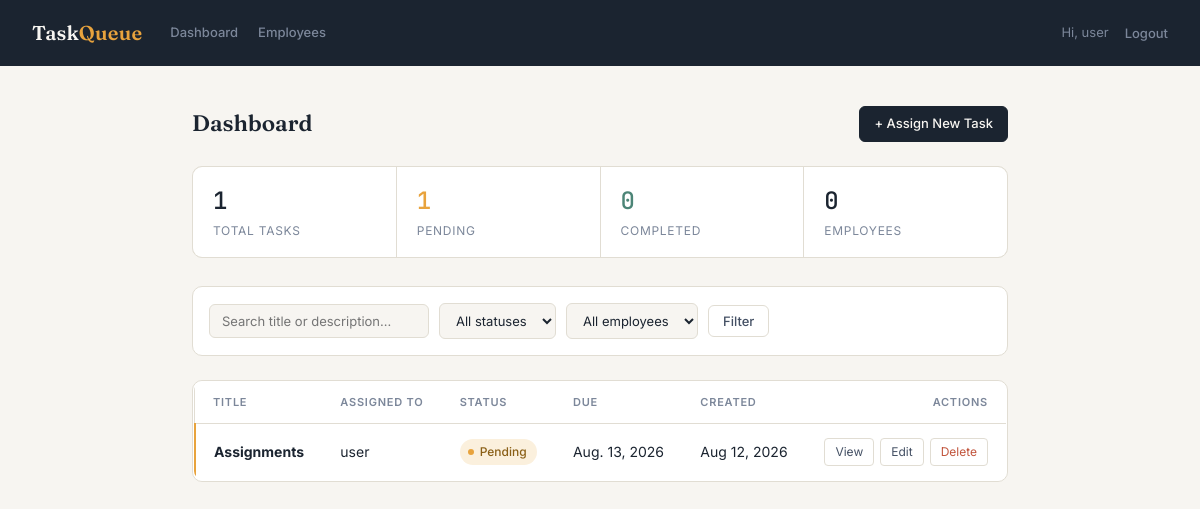
The page /manager/ (signed in) on the database as committed earlier.
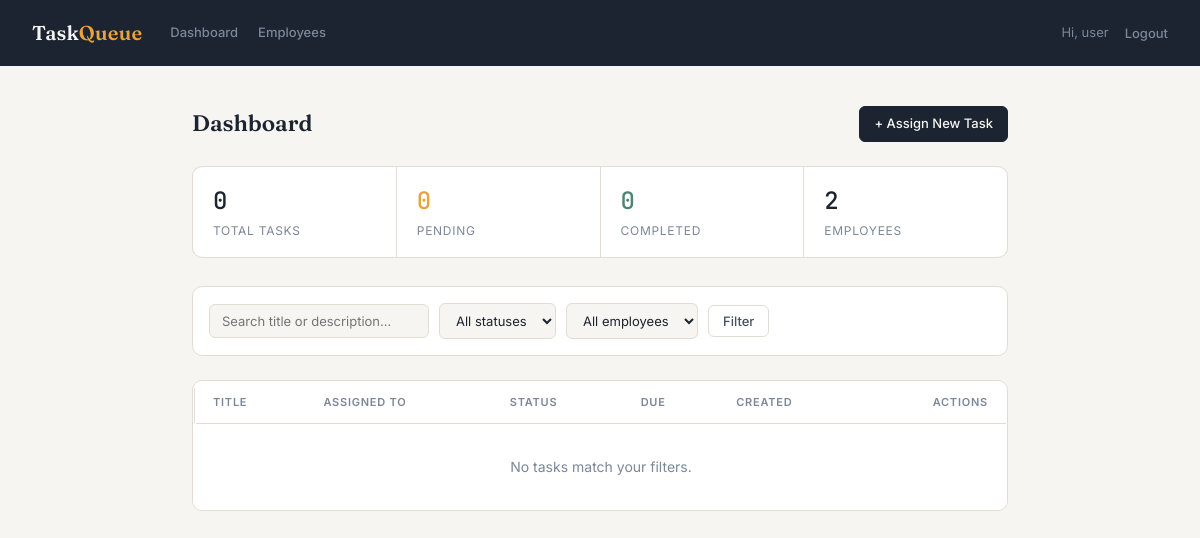
The same page on the database as committed later.
### Employee_Task_ToDo/models.py (models this page shows, shortened)
class Task(models.Model):
    STATUS_CHOICES = (
        ('pending', 'Pending'),
        ('in_progress', 'In Progress'),
        ('completed', 'Completed'),
    )
    title = models.CharField(max_length=200)
    description = models.TextField(blank=True)
    assigned_to = models.ForeignKey(User, related_name='tasks_assigned', on_delete=models.CASCADE)
    assigned_by = models.ForeignKey(User, related_name='tasks_created', on_delete=models.CASCADE)
    status = models.CharField(max_length=11, choices=STATUS_CHOICES, default='pending')
    due_date = models.DateField(null=True, blank=True)
    created_at = models.DateTimeField(auto_now_add=True)
    completed_at = models.DateTimeField(null=True, blank=True)

### Employee_Task_ToDo/manager_views.py (the view)
# urls.py: path('manager/', views.manager_dashboard, name='manager_dashboard'),
@manager_required
def manager_dashboard(request):
    all_tasks = Task.objects.all()
    tasks = Task.objects.select_related('assigned_to', 'assigned_by').all().order_by('-created_at')
    status = request.GET.get('status')
    employee_id = request.GET.get('Employee')
    search = request.GET.get('q')
    if status in ('pending', 'in_progress', 'completed'):
        tasks = tasks.filter(status=status)
    if employee_id:
        tasks = tasks.filter(assigned_to_id=employee_id)
    if search:
        tasks = tasks.filter(Q(title__icontains=search) | Q(description__icontains=search))
    employees = User.objects.filter(groups__name='Employee').order_by('username')
    context = {
        'total_tasks': all_tasks.count(),
        'pending_count': all_tasks.filter(status='pending').count(),
        'completed_count': all_tasks.filter(status='completed').count(),
        'employee_count': employees.count(),
        'tasks': tasks,
        'employees': employees,
        'current_status': status or '',
        'current_employee': employee_id or '',
        'search': search or '',
    }
    return render(request, 'manager/dashboard.html', context)

### templates/manager/dashboard.html (shortened to what this page needs)
{% extends 'manager/base_manager.html' %}
{% block content %}
<div class="dashboard-header">
  <h2>Dashboard</h2>
  <a href="{% url 'manager_task_create' %}" class="btn">+ Assign New Task</a>
</div>
<div class="summary">
  <div class="stat">
    <span class="num">{{ total_tasks }}</span>
    <span class="label">Total Tasks</span>
  </div>
  <div class="stat">
    <span class="num pending-num">{{ pending_count }}</span>
    <span class="label">Pending</span>
  </div>
  <div class="stat">
    <span class="num completed-num">{{ completed_count }}</span>
    <span class="label">Completed</span>
  </div>
  <div class="stat">
    <span class="num">{{ employee_count }}</span>
    <span class="label">Employees</span>
  </div>
</div>
<form method="get" class="filter-form">
  <input type="text" name="q" value="{{ search }}" placeholder="Search title or description...">
  <select name="status">
    <option value="">All statuses</option>
  </select>
  <select name="employee">
    <option value="">All employees</option>
  </select>
  <button class="btn btn-outline" type="submit">Filter</button>
</form>
<div class="table-container">
  <table>
    <thead>
      <tr>
        <th>Title</th>
        <th>Assigned To</th>
        <th>Status</th>
        <th>Due</th>
        <th>Created</th>
        <th style="text-align: right;">Actions</th>
      </tr>
    </thead>
    <tbody>
      {% for task in tasks %}
        <tr class="status-{{ task.status }}">
          <td><strong>{{ task.title }}</strong></td>
          <td>{{ task.assigned_to.username }}</td>
          <td>
            <span class="badge {{ task.status }}">
              {{ task.get_status_display }}
            </span>
          </td>
          <td class="due">{{ task.due_date|default:"—" }}</td>
          <td>{{ task.created_at|date:"M d, Y" }}</td>
          <td>
            <div class="table-actions">
              <a href="{% url 'manager_task_detail' task.pk %}" class="btn-action">View</a>
              <a href="{% url 'manager_task_update' task.pk %}" class="btn-action">Edit</a>
              <a href="{% url 'manager_task_delete' task.pk %}" class="btn-action delete-action">Delete</a>
            </div>
          </td>
        </tr>
      {% empty %}
        <tr>
          <td colspan="6" class="empty-state">No tasks match your filters.</td>
        </tr>
      {% endfor %}
    </tbody>
  </table>
</div>
{% endblock %}

Rows that differ between the two databases and show on the page:
removed Task: title "Assignments", assigned_to.username "user", status "Pending", due_date "Aug. 13, 2026", created_at "Aug 12, 2026"
Other text that changed with them:
{{ total_tasks }}: "1" → "0"
{{ pending_count }}: "1" → "0"
{{ employee_count }}: "0" → "2"
text now shown: "No tasks match your filters."
